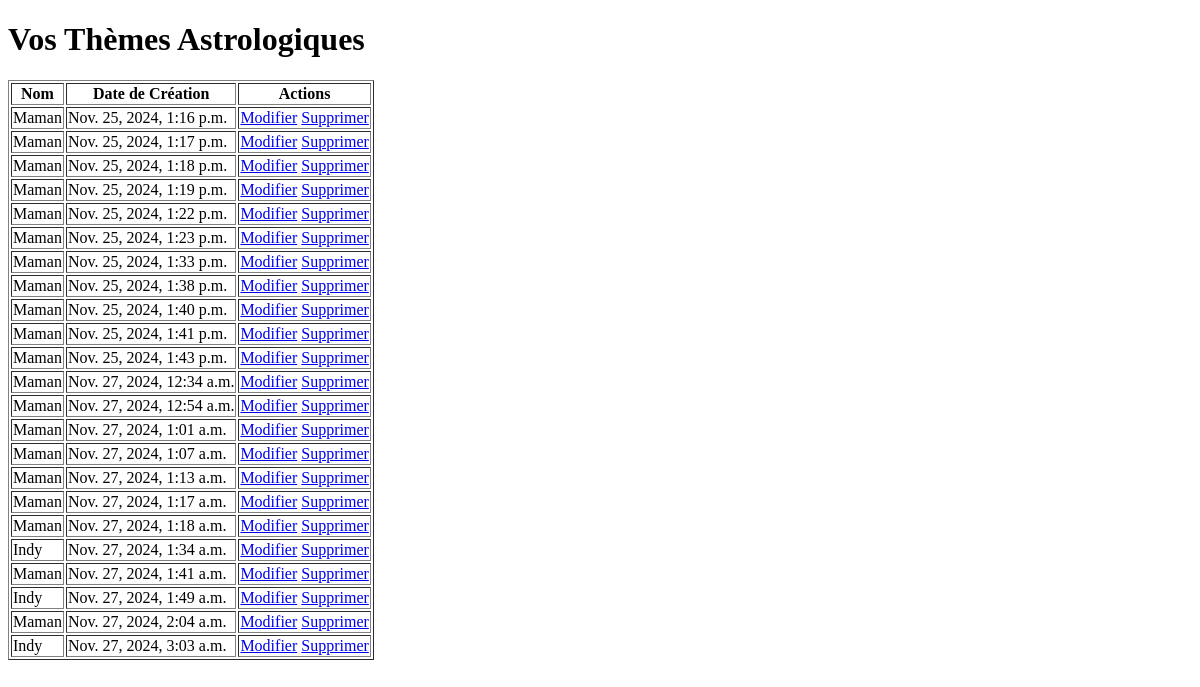
The app's page /themes/ (signed in), older data.
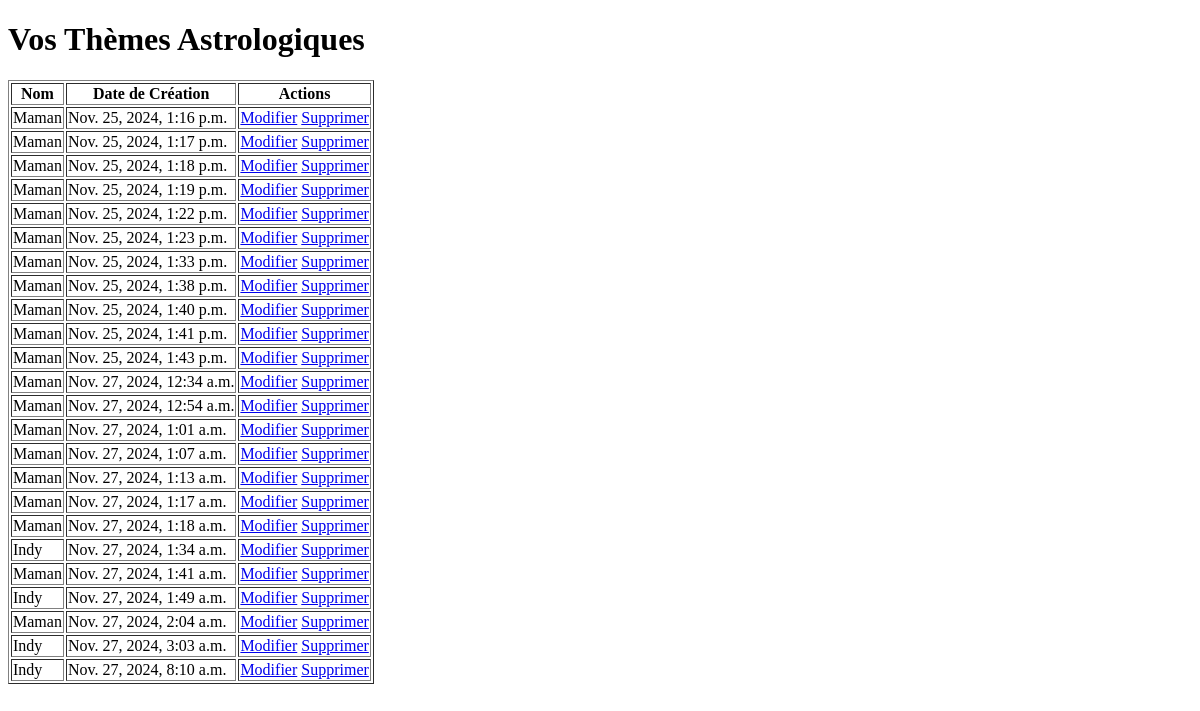
The same page, newer data.
### astroapp/models.py (models this page shows, shortened)
class ThemeAstrologique(models.Model):
    utilisateur = models.ForeignKey(User, on_delete=models.CASCADE)
    name = models.CharField(max_length=255)
    birthdate = models.DateField()
    birthtime = models.TimeField()
    country_of_birth = models.CharField(max_length=255)
    city_of_birth = models.CharField(max_length=255)
    date_de_creation = models.DateTimeField(auto_now_add=True)

### astroapp/views.py (the view)
# urls.py: path('themes/', views.liste_themes, name='liste_themes'),
def liste_themes(request):
    if not request.user.is_authenticated:
        return redirect('connexion')  # Redirection si l'utilisateur n'est pas connecté
    themes = ThemeAstrologique.objects.filter(utilisateur=request.user)
    return render(request, 'liste_themes.html', {'themes': themes})

### astroapp/templates/liste_themes.html (shortened to what this page needs)
<!DOCTYPE html>
<html lang="fr">
<head>
</head>
<body>
    <h1>Vos Thèmes Astrologiques</h1>
    <table border="1">
        <tr>
            <th>Nom</th>
            <th>Date de Création</th>
            <th>Actions</th>
        </tr>
        {% for theme in themes %}
        <tr>
            <td>{{ theme.name }}</td>
            <td>{{ theme.date_de_creation }}</td>
            <td>
                <a href="{% url 'modifier_theme' theme.id %}">Modifier</a>
                <a href="{% url 'supprimer_theme' theme.id %}">Supprimer</a>
            </td>
        </tr>
        {% endfor %}
    </table>
</body>
</html>

Row changes from the older to the newer data that the page shows:
added ThemeAstrologique: name "Indy", date_de_creation "Nov. 27, 2024, 8:10 a.m."
